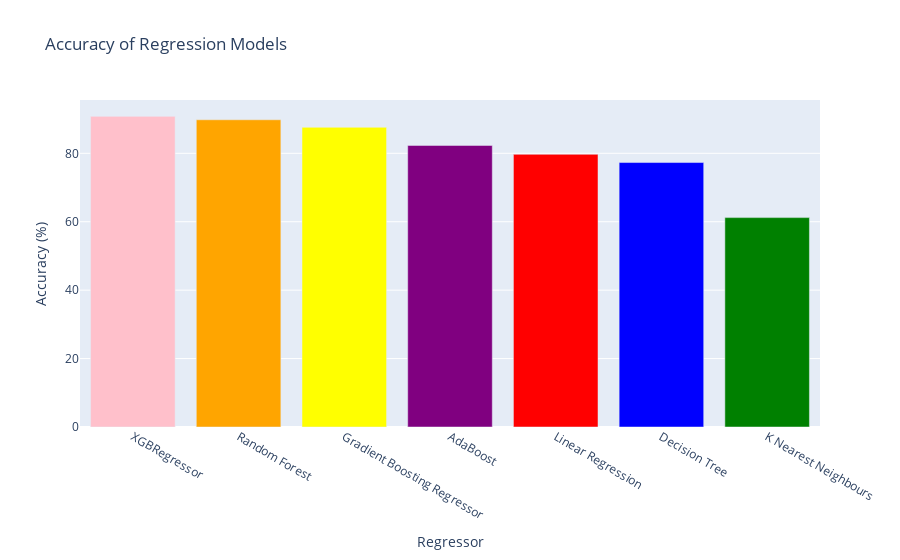

Notebook source saved alongside this figure:
### Code cell
import plotly.graph_objects as go

accuracies = []
regressor_names = []
colors = ['red', 'green', 'blue', 'orange', 'purple', 'yellow', 'pink', 'gray']

fig = go.Figure()

for i, (regressor_name, regressor) in enumerate(regressors):
    regressor.fit(X_train, y_train)
    y_pred = regressor.predict(X_test)
    accuracy = round(r2_score(y_test, y_pred), 3) * 100
    
    print('{:s} : {:.0f} %'.format(regressor_name, accuracy))
    
    accuracies.append(accuracy)
    regressor_names.append(regressor_name)

sorted_indices = sorted(range(len(accuracies)), key=lambda k: accuracies[k], reverse=True)
accuracies = [accuracies[i] for i in sorted_indices]
regressor_names = [regressor_names[i] for i in sorted_indices]
colors = [colors[i] for i in sorted_indices]

fig.add_trace(go.Bar(x=regressor_names, y=accuracies, marker_color=colors))

fig.update_layout(title="Accuracy of Regression Models",
                  xaxis_title="Regressor",
                  yaxis_title="Accuracy (%)")
fig.show()

### Figure 1 — Plotly figure (JSON) as saved in the notebook; plotly's stock layout.template omitted (floating-point values rounded to 4 significant figures)
{"data": [{"marker": {"color": ["pink", "orange", "yellow", "purple", "red", "blue", "green"]}, "type": "bar", "x": ["XGBRegressor", "Random Forest", "Gradient Boosting Regressor", "AdaBoost", "Linear Regression", "Decision Tree", "K Nearest Neighbours"], "y": [90.8, 89.8, 87.6, 82.3, 79.7, 77.3, 61.2]}], "layout": {"title": {"text": "Accuracy of Regression Models"}, "xaxis": {"title": {"text": "Regressor"}}, "yaxis": {"title": {"text": "Accuracy (%)"}}}}
